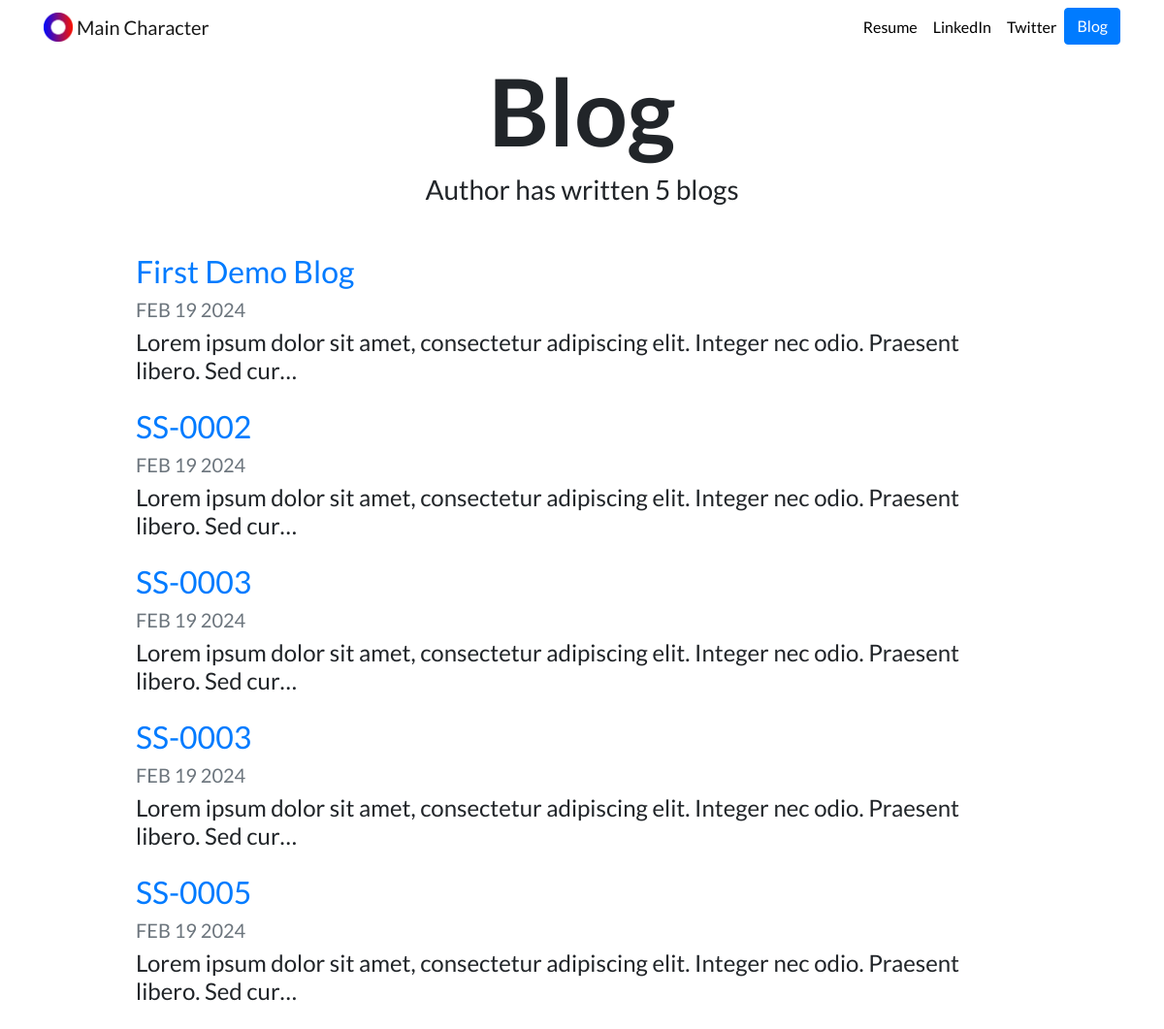
Screenshot of /blog/ with the database file from the repository.
### blog/models.py (models this page shows, shortened)
class Blog(models.Model):
    title = models.CharField(max_length=200)
    description = models.TextField()
    date = models.DateField()

### blog/views.py (the view)
# urls.py: path('', views.all_blogs, name="all_blogs"),
def all_blogs(request):
    blogs = Blog.objects.order_by('-date')[:5]
    return render(request, "blog/all_blogs.html", {'blogs': blogs})

### blog/templates/blog/all_blogs.html
{% extends "portfolio/base.html" %}
{% load static %}
{% block content %}
<h1 id="blogtitle" class="font-weight-bold text-center">Blog</h1>
<h3 class="text-center mb-5">Author has written {{ blogs.count }} blog{{ blogs.count|pluralize }}</h3>
{% for blog in blogs %}
<div class="row justify-content-center my-3">
  <div class="col-md-10">
    <a href="{% url 'blog:detail' blog.id %}">
      <h2>{{ blog.title }}</h2>
    </a>
    <h5 class="text-muted">{{ blog.date|date:'M d Y'|upper }}</h5>
    <h4>{{ blog.description|striptags|truncatechars:100 }}</h4>
  </div>
</div>
{% endfor %}
{% endblock %}

### portfolio/static/portfolio/custom.css (style rules this page uses)
body { font-family: 'Lato', sans-serif; }
#blogtitle { font-size: 6rem; }

### rows the page displays
Blog: title "First Demo Blog", date "FEB 19 2024", description "Lorem ipsum dolor sit amet, consectetur adipiscing elit. Integer nec odio. Praesent libero. Sed cur…"
Blog: title "SS-0002", date "FEB 19 2024", description "Lorem ipsum dolor sit amet, consectetur adipiscing elit. Integer nec odio. Praesent libero. Sed cur…"
Blog: title "SS-0003", date "FEB 19 2024", description "Lorem ipsum dolor sit amet, consectetur adipiscing elit. Integer nec odio. Praesent libero. Sed cur…"
Blog: title "SS-0003", date "FEB 19 2024", description "Lorem ipsum dolor sit amet, consectetur adipiscing elit. Integer nec odio. Praesent libero. Sed cur…"
Blog: title "SS-0005", date "FEB 19 2024", description "Lorem ipsum dolor sit amet, consectetur adipiscing elit. Integer nec odio. Praesent libero. Sed cur…"

### other values shown
{{ blogs.count }} "5"
